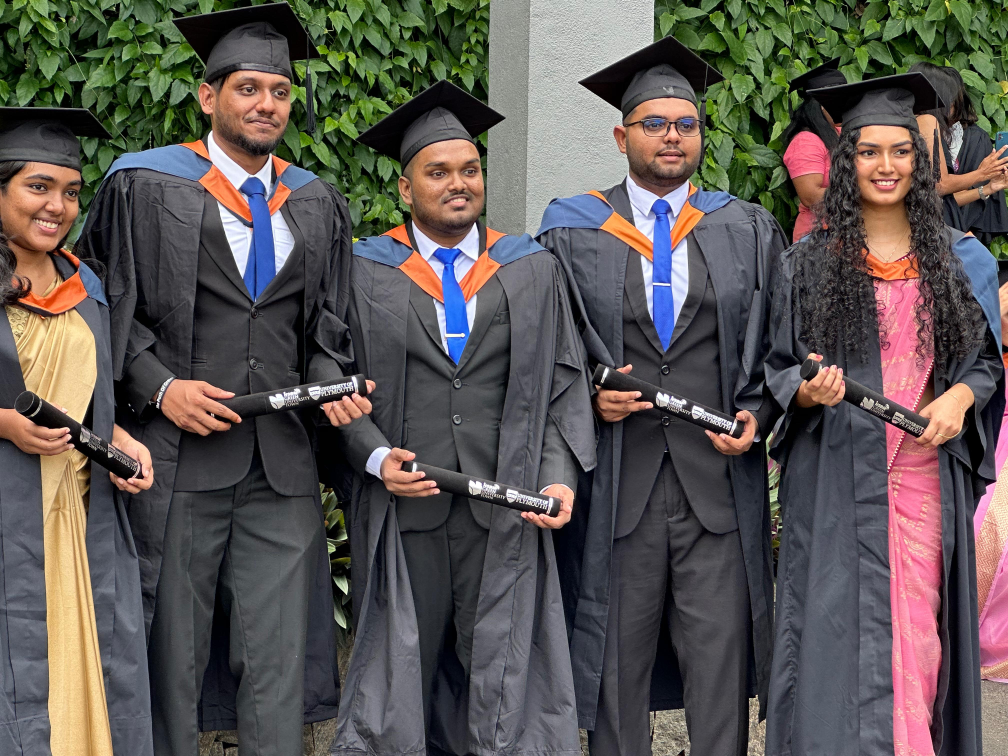
#> input picture Obj_detecction/1.jpg, 4032 x 3024 px (shown at 1/4 size)
$ python 1.py
#> lines starting #> are read from the running program, lines starting #| are printed output that depends on the picture
import cv2

# Load a pre-trained face detector from OpenCV
face_cascade = cv2.CascadeClassifier(cv2.data.haarcascades + 'haarcascade_frontalface_default.xml')

# Read the image
img = cv2.imread('1.jpg')
#> img is the input picture: shape (3024, 4032, 3); mean B, G, R 82.2, 85, 90.9
# img = cv2.resize(img, (500, 500))
gray = cv2.cvtColor(img, cv2.COLOR_BGR2GRAY)
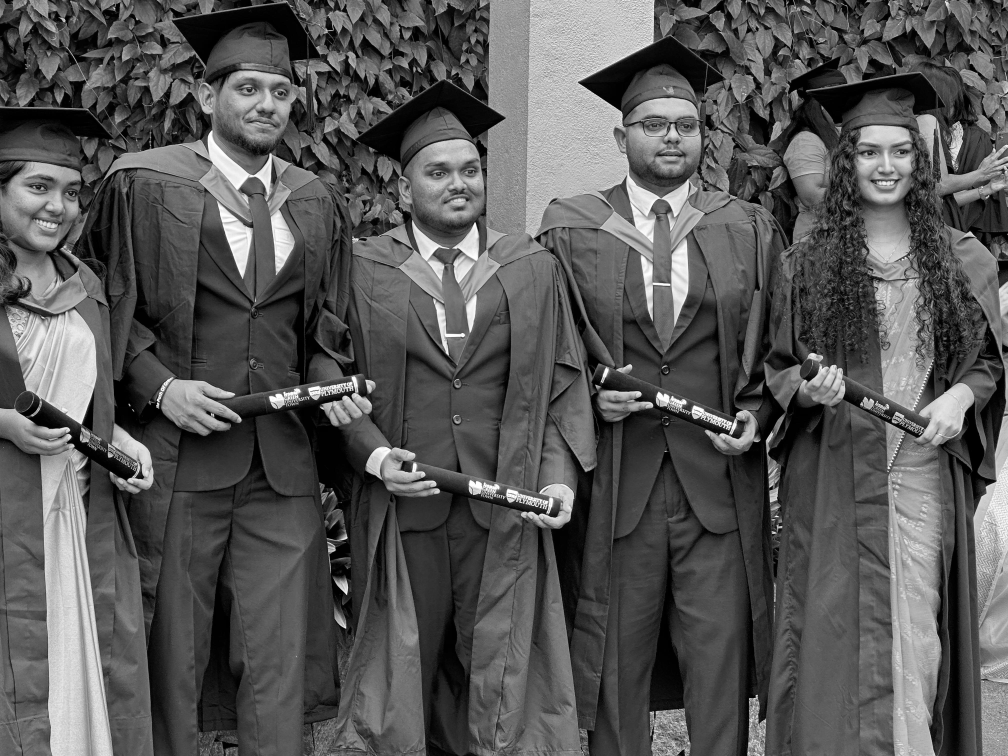
#> gray: shape (3024, 4032) (shown at 1/4 size); min 0, max 255, mean 86.4

# Perform face detection
faces = face_cascade.detectMultiScale(gray, 1.1, 4)
#> faces = 29 rows, first 6: [654, 486, 27, 27], [3553, 2231, 36, 36], [2758, 1623, 52, 52], [234, 130, 50, 50], [3786, 575, 51, 51], [1233, 1544, 53, 53]

# Draw bounding boxes around detected faces
for (x, y, w, h) in faces:
    cv2.rectangle(img, (x, y), (x+w, y+h), (255, 0, 0), 2)
#> this loop made 29 passes
#> (x, y, w, h) on passes 1 to 12: (654, 486, 27, 27), (3553, 2231, 36, 36), (2758, 1623, 52, 52), (234, 130, 50, 50), (3786, 575, 51, 51), (1233, 1544, 53, 53), (2911, 11, 60, 60), (139, 212, 51, 51), (3166, 1008, 56, 56), (2963, 1421, 59, 59), (1374, 2908, 57, 57), (501, 354, 63, 63)

# Display the output
cv2.imshow('img', img)
cv2.waitKey()

$ run again, with Obj_detecction/1 (3).jpg copied over Obj_detecction/1.jpg
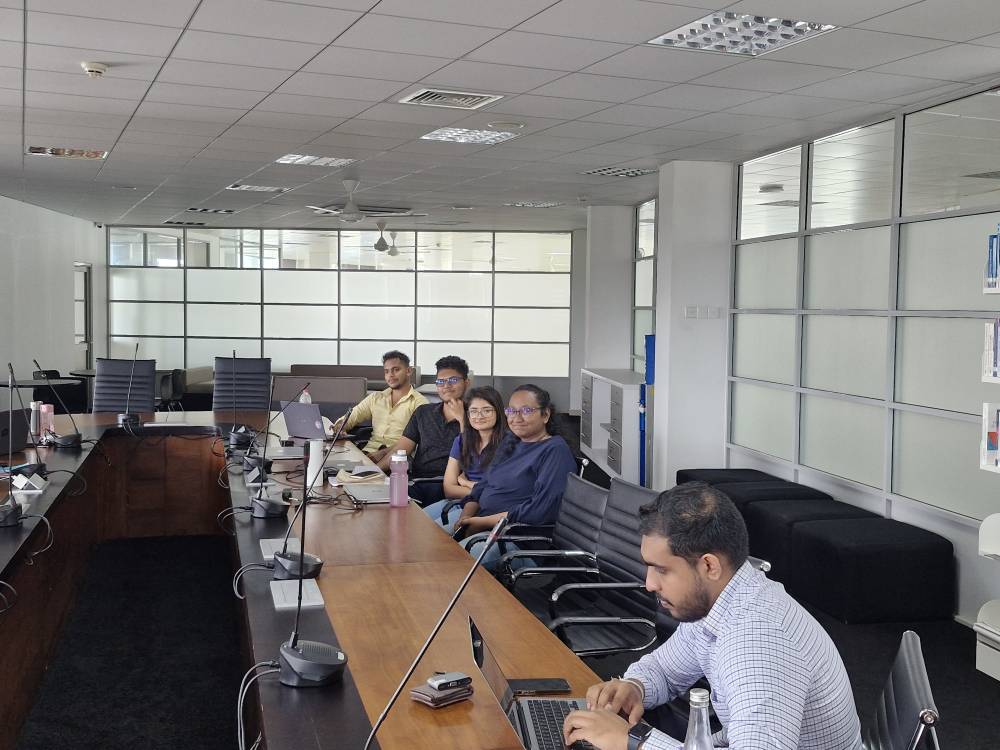
#> input picture Obj_detecction/1 (3).jpg, 4000 x 3000 px (shown at 1/4 size)
#> img is the input picture: shape (3000, 4000, 3); mean B, G, R 122, 123.2, 125.9
#> `gray = cv2.cvtColor(img, cv2.COLOR_BGR2GRAY)`:
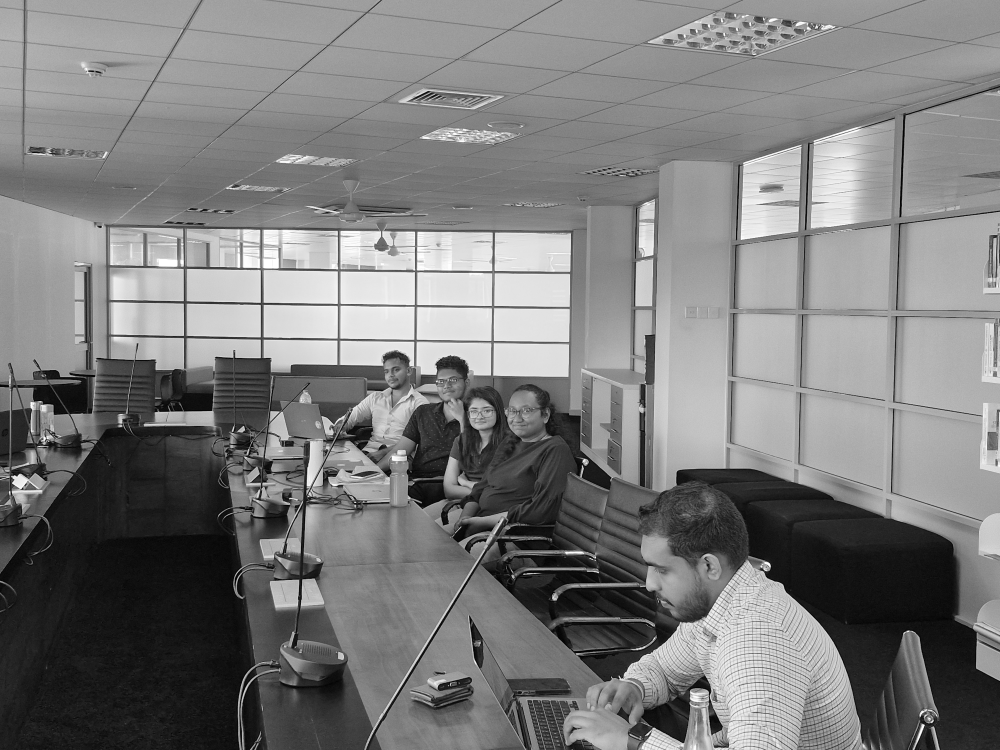
#> gray: shape (3000, 4000) (shown at 1/4 size); min 0, max 255, mean 123.9
#> faces = [[41, 1927, 77, 77], [2836, 2773, 85, 85], [1519, 1438, 109, 109], [1858, 1592, 130, 130], [1738, 1477, 120, 120], [2003, 1579, 166, 166]]
#> the loop `for (x, y, w, h) in faces:` made 6 passes
